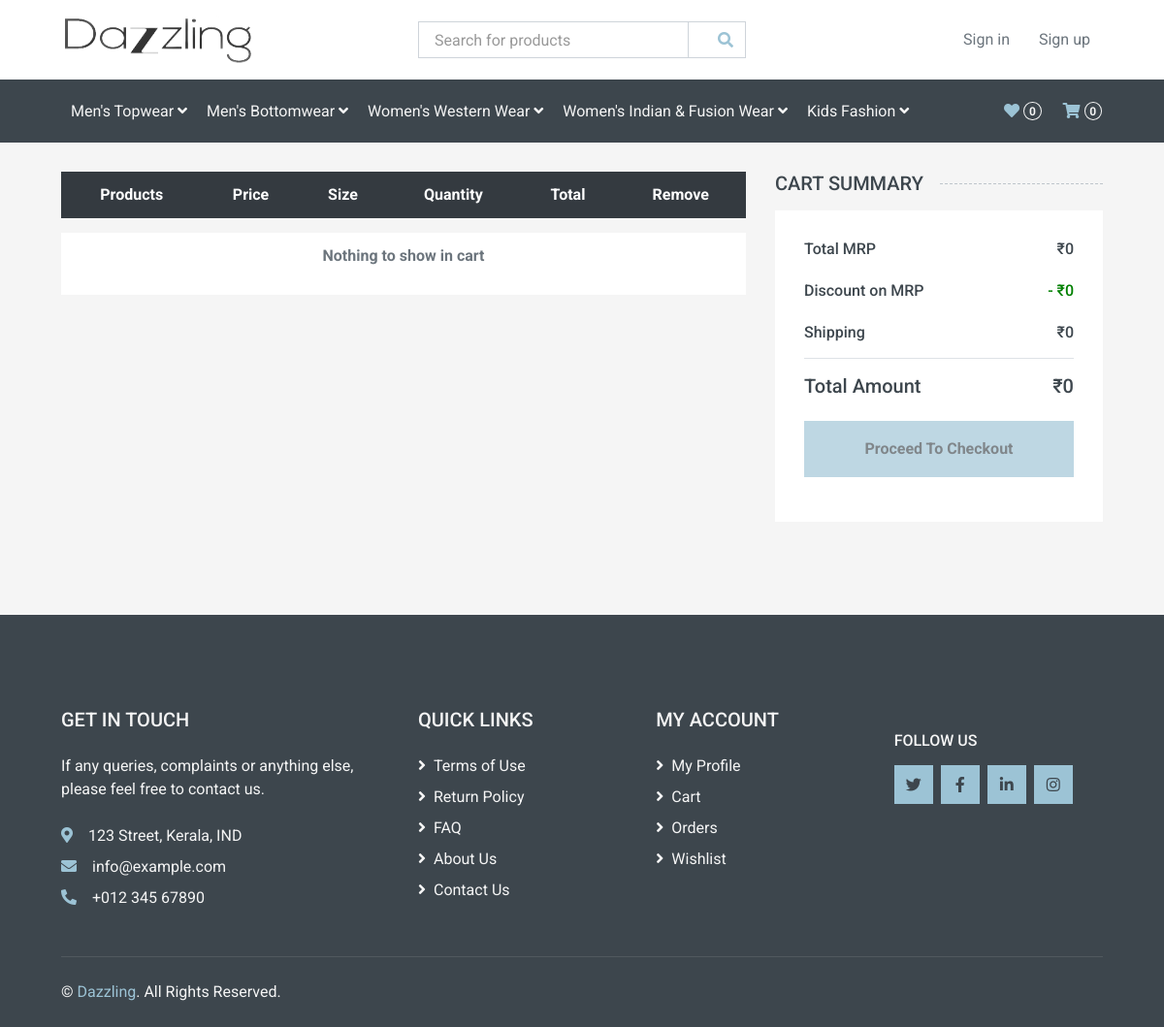
Screenshot of /cart/cart_details with the database file from the repository.
### shop/models.py (models this page shows, shortened)
class SubCategory(models.Model):
    name = models.CharField(max_length=100, unique=True)
    slug = models.SlugField(max_length=100, unique=True)
    desc = models.TextField(default='')
    img = models.ImageField(upload_to='subcat', default='')

### cart/views.py (the view)
# urls.py: path('cart_details', views.cart_details, name='cart_details'),
def cart_details(request):
    tot = 0
    act_tot = 0
    tot_discount = 0
    tot_shipping = 0
    count = 0
    try:
        if request.session.has_key('uid'):
            ct_id = request.session['uid']
            ct = CartList.objects.get(cart_id=ct_id)
        else:
            ct_id = crt_id(request)
            ct = CartList.objects.get(cart_id=crt_id(request))
        ct_items = Items.objects.filter(cart=ct, active=True)
        if ct_items.count() == 0:
            data = {
                'items': ct_items,
                'tot': tot,
                'act_tot': act_tot,
                'tot_discount': tot_discount,
                'tot_shipping': tot_shipping,
                'count': count,
            }
        else:
            for i in ct_items:
                prdct = Products.objects.get(id=i.product.id)
                offer = Offers.objects.get(id=prdct.offer.id)
                discount = i.product.price * (offer.offer * 0.01)
                act_price = int(i.product.price-discount)
                tot += (i.product.price*i.quantity)
                tot_discount += int(discount*i.quantity)
                tot_shipping += (prdct.shipping*i.quantity)
                if (act_tot+act_price*i.quantity) > 500:
                    act_tot += int(act_price*i.quantity)
                else:
                    act_tot += int(act_price*i.quantity) + tot_shipping
                count += i.quantity
            data = {
                'ct_id': ct_id,
                'items': ct_items,
                'tot': tot,
                'act_tot': act_tot,
                'tot_discount': tot_discount,
                'tot_shipping': tot_shipping,
                'count': count,
            }
    except CartList.DoesNotExist:
        data ={
            'tot': tot,
            'act_tot': act_tot,
            'tot_discount': tot_discount,
            'tot_shipping': tot_shipping,
            'count': count,
        }
    return render(request, 'cart.html', data)

### templates/cart.html
{% extends 'base.html' %}
{% block content %}
<div class="container-fluid">
    <div class="row px-xl-5">
        <div class="col-lg-8 table-responsive-md mb-5">
            <table class="table table-light table-borderless table-hover text-center mb-0">
                <thead class="thead-dark">
                    <tr>
                        <th>Products</th>
                        <th>Price</th>
                        <th>Size</th>
                        <th>Quantity</th>
                        <th>Total</th>
                        <th>Remove</th>
                    </tr>
                </thead>
                <tbody class="align-middle">
                    {% for item in items %}
                    <form action="{% url 'add_to_cart' item.product.id %}" method="post">
                        {% csrf_token %}
                        <tr>
                            <td class="align-middle"><img src="{{ item.product.img.url }}" alt="" style="width: 50px;">
                                <a href="{% url 'product_detail' item.product.category.slug item.product.slug %}">
                                    {{ item.product.name }}</a>
                            </td>
                            <td class="align-middle">
                                ₹{{ item.product.actual_price }}
                                <del class="text-muted ml-2">₹{{ item.product.price|floatformat:2 }}</del>
                            </td>
                            <td class="align-middle">{{ item.size }}</td>
                            <input type="hidden" name="size" value="{{ item.size }}">
                            <td class="align-middle">
                                <div class="input-group quantity mx-auto" style="width: 100px;">
                                    <div class="input-group-btn">
                                        <a class="btn btn-sm btn-primary btn-minus"
                                            href="{% url 'min_cart' item.product.id item.size %}">
                                            <i class="fa fa-minus"></i>
                                        </a>
                                    </div>
                                    <input type="text"
                                        class="form-control form-control-sm bg-secondary border-0 text-center"
                                        value="{{ item.quantity }}" readonly>
                                    <div class="input-group-btn">
                                        <button type="submit" class="btn btn-sm btn-primary">
                                            <i class=" fa fa-plus"></i>
                                        </button>
                                    </div>
                                </div>
                            </td>
                            <td class="align-middle">
                                ₹{% widthratio item.product.actual_price 1 item.quantity %}
                            </td>
                            <td class="align-middle"><a class="btn btn-sm btn-danger"
                                    href="{% url 'delete_cart' item.product.id item.size %}">
                                    <i class="fa fa-times"></i></a>
                            </td>
                        </tr>
                    </form>
                    {% empty %}
                    <tr>
                        <th colspan="6">
                            <p class="text-center">Nothing to show in cart</p>
                        </th>
                    </tr>
                    {% endfor %}
                </tbody>
            </table>
        </div>
        <div class="col-lg-4">
            <h5 class="section-title position-relative text-uppercase mb-3"><span class="bg-secondary pr-3">Cart
                    Summary</span></h5>
            <div class="bg-light p-30 mb-5">
                <div class="border-bottom pb-2">
                    <div class="d-flex justify-content-between mb-3">
                        <h6>Total MRP</h6>
                        <h6>₹{{ tot|floatformat:0 }}</h6>
                    </div>
                    <div class="d-flex justify-content-between mb-3">
                        <h6>Discount on MRP</h6>
                        <h6 style="color: green;">- ₹{{ tot_discount|floatformat:0 }}</h6>
                    </div>
                    <div class="d-flex justify-content-between">
                        <h6 class="font-weight-medium">Shipping</h6>
                        {% if act_tot > 500 %}
                        <h6 class="font-weight-medium text-success"><del>₹{{ tot_shipping }}</del> FREE</h6>
                        {% else %}
                        <h6 class="font-weight-medium">₹{{ tot_shipping }}</h6>
                        {% endif %}
                    </div>
                </div>
                <div class="pt-2">
                    <div class="d-flex justify-content-between mt-2">
                        <h5>Total Amount</h5>
                        <h5>₹{{ act_tot|floatformat:0 }}</h5>
                    </div>
                    {% if not ct_id %}
                    <a href="" class="btn btn-block btn-primary font-weight-bold my-3 py-3 disabled">
                        Proceed To Checkout</a>
                    {% else %}
                    <a href="{% url 'checkout' %}" class="btn btn-block btn-primary font-weight-bold my-3 py-3">
                        Proceed To Checkout</a>
                    {% endif %}
                </div>
            </div>
        </div>
    </div>
</div>
{% endblock %}

### templates/base.html (shortened to what this page needs)
{% load static %}
{% load app_tags %}
<!DOCTYPE html>
<html lang="en">
<head>
    <link href="https://cdnjs.cloudflare.com/ajax/libs/font-awesome/5.10.0/css/all.min.css" rel="stylesheet">
    <link href="{% static 'lib/animate/animate.min.css' %}" rel="stylesheet">
    <link href="{% static 'lib/owlcarousel/assets/owl.carousel.min.css' %}" rel="stylesheet">
    <link href="{% static 'css/style.css' %}" rel="stylesheet">
</head>
<body>
    <div class="container-fluid">
        <div class="row align-items-center bg-light py-3 px-xl-5 d-none d-lg-flex">
            <div class="col-lg-4">
                <a href="" class="text-decoration-none">
                    <img src="{% static 'img/logo.png' %}" alt="logo" style="height: 50px; width: 200px;">
                </a>
            </div>
            <div class="col-lg-4 col-6 text-left">
                <form action="{% url 'search' %}" method="get" id="search">
                    <div class="input-group">
                        <input type="text" class="form-control" name="qry" id="inp" placeholder=" Search for products">
                        <div class="input-group-append">
                            <span class="input-group-text bg-transparent text-primary">
                                <button class="btn btn-sm" type="submit"></button><i class="fa fa-search"></i>
                            </span>
                        </div>
                    </div>
                </form>
            </div>
            {% if user != None %}
            <div class="col-lg-4 col-6">
                <div class="nav-item dropdown">
                    <a href="#" class="nav-link dropdown-toggle h6 text-dark" data-toggle="dropdown">
                        {{ user.first_name}}&nbsp;{{ user.last_name}}
                    </a>
                    <div class="dropdown-menu bg-primary rounded-0 border-0 m-0">
                        <a href="{% url 'profile' %}" class="dropdown-item">Profile</a>
                        <a href="{% url 'cart_details' %}" class="dropdown-item">Cart</a>
                        <a href="{% url 'wishlist' %}" class="dropdown-item">Wishlist</a>
                        <a href="{% url 'orders_view' %}" class="dropdown-item">Orders</a>
                        <a href="{% url 'signout' %}" class="dropdown-item">Logout</a>
                    </div>
                </div>
            </div>
            {% else %}
            <div class="col-lg-4 col-6 text-right">
                <a href="{% url 'login' %}" class="btn">Sign in</a>
                <a href="{% url 'register' %}" class="btn">Sign up</a>
            </div>
            {% endif %}
        </div>
    </div>
    <div class="container-fluid bg-dark mb-30">
        <div class="row px-xl-5">
            <div class="col">
                <nav class="navbar navbar-expand-lg bg-dark navbar-dark py-3 py-lg-0 px-0">
                    <div class="collapse navbar-collapse justify-content-between" id="navbarCollapse">
                        <div class="navbar-nav mr-auto py-0">
                            {% for subcat in subcats %}
                            <div class="nav-item dropdown">
                                <a href="" class="nav-link dropdown-toggle" data-toggle="dropdown">
                                    {{ subcat.name }}
                                    <i class="fa fa-angle-down mt-1"></i></a>
                            </div>
                            {% endfor %}
                        </div>
                        <div class="navbar-nav ml-auto py-0 d-none d-lg-block">
                            <a href="{% url 'wishlist' %}" class="btn px-0">
                                <i class="fas fa-heart text-primary"></i>
                                <span class="badge text-secondary border border-secondary rounded-circle"
                                    style="padding-bottom: 2px;">{{ w_count }}</span>
                            </a>
                            <a href="{% url 'cart_details' %}" class="btn px-0 ml-3">
                                <i class="fas fa-shopping-cart text-primary"></i>
                                <span class="badge text-secondary border border-secondary rounded-circle"
                                    style="padding-bottom: 2px;">{{ item_count }}</span>
                            </a>
                        </div>
                    </div>
                </nav>
            </div>
        </div>
    </div>
    {% block content %}
    {% endblock %}
    <div class="container-fluid bg-dark text-secondary mt-5 pt-5">
        <div class="row px-xl-5 pt-5">
            <div class="col-lg-4 col-md-12 mb-5 pr-3 pr-xl-5">
                <h5 class="text-secondary text-uppercase mb-4">Get In Touch</h5>
                <p class="mb-4">If any queries, complaints or anything else, please feel free to contact us.</p>
                <p class="mb-2"><i class="fa fa-map-marker-alt text-primary mr-3"></i>123 Street, Kerala, IND</p>
                <p class="mb-2"><i class="fa fa-envelope text-primary mr-3"></i>info@example.com</p>
                <p class="mb-0"><i class="fa fa-phone-alt text-primary mr-3"></i>+012 345 67890</p>
            </div>
            <div class="col-lg-8 col-md-12">
                <div class="row">
                    <div class="col-md-4 mb-5">
                        <h5 class="text-secondary text-uppercase mb-4">Quick Links</h5>
                        <div class="d-flex flex-column justify-content-start">
                            <a class="text-secondary mb-2" href="#"><i class="fa fa-angle-right mr-2"></i>Terms of
                                Use</a>
                            <a class="text-secondary mb-2" href="#"><i class="fa fa-angle-right mr-2"></i>Return
                                Policy</a>
                            <a class="text-secondary mb-2" href="#"><i class="fa fa-angle-right mr-2"></i>FAQ</a>
                            <a class="text-secondary mb-2" href="#"><i class="fa fa-angle-right mr-2"></i>About
                                Us</a>
                            <a class="text-secondary" href="#"><i class="fa fa-angle-right mr-2"></i>Contact Us</a>
                        </div>
                    </div>
                    <div class="col-md-4 mb-5">
                        <h5 class="text-secondary text-uppercase mb-4">My Account</h5>
                        <div class="d-flex flex-column justify-content-start">
                            <a class="text-secondary mb-2" href="{% url 'profile' %}">
                                <i class="fa fa-angle-right mr-2"></i>My Profile</a>
                            <a class="text-secondary mb-2" href="{% url 'cart_details' %}">
                                <i class="fa fa-angle-right mr-2"></i>Cart</a>
                            <a class="text-secondary mb-2" href="{% url 'orders_view' %}">
                                <i class="fa fa-angle-right mr-2"></i>Orders</a>
                            <a class="text-secondary mb-2" href="{% url 'wishlist' %}">
                                <i class="fa fa-angle-right mr-2"></i>Wishlist</a>
                        </div>
                    </div>
                    <div class="col-md-4 mb-5">
                        <h6 class="text-secondary text-uppercase mt-4 mb-3">Follow Us</h6>
                        <div class="d-flex">
                            <a class="btn btn-primary btn-square mr-2" href="#"><i class="fab fa-twitter"></i></a>
                            <a class="btn btn-primary btn-square mr-2" href="#"><i class="fab fa-facebook-f"></i></a>
                            <a class="btn btn-primary btn-square mr-2" href="#"><i class="fab fa-linkedin-in"></i></a>
                            <a class="btn btn-primary btn-square" href="#"><i class="fab fa-instagram"></i></a>
                        </div>
                    </div>
                </div>
            </div>
        </div>
        <div class="row border-top mx-xl-5 py-4" style="border-color: rgba(256, 256, 256, .1) !important;">
            <div class="col-md-6 px-xl-0">
                <p class="mb-md-0 text-center text-md-left text-secondary">
                    &copy; <a class="text-primary" href="#">Dazzling</a>. All Rights Reserved.
                </p>
            </div>
        </div>
    </div>
</body>
</html>

### rows the page displays
SubCategory: name "Men's Topwear"
SubCategory: name "Men's Bottomwear"
SubCategory: name "Women's Western Wear"
SubCategory: name "Women's Indian & Fusion Wear"
SubCategory: name "Kids Fashion"

### other values shown
{{ w_count }} "0"
{{ item_count }} "0"
{{ tot|floatformat:0 }} "0"
{{ tot_discount|floatformat:0 }} "0"
{{ tot_shipping }} "0"
{{ act_tot|floatformat:0 }} "0"
